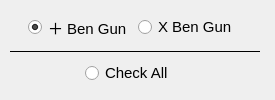
       <widget class="QWidget" name="widget_7" native="true">
        <layout class="QGridLayout" name="gridLayout_10">
         <property name="leftMargin">
          <number>4</number>
         </property>
         <property name="rightMargin">
          <number>9</number>
         </property>
         <item row="3" column="1" colspan="2" alignment="Qt::AlignHCenter">
          <widget class="Line" name="line_15">
           <property name="sizePolicy">
            <sizepolicy hsizetype="Fixed" vsizetype="Fixed">
             <horstretch>0</horstretch>
             <verstretch>0</verstretch>
            </sizepolicy>
           </property>
           <property name="minimumSize">
            <size>
             <width>250</width>
             <height>0</height>
            </size>
           </property>
           <property name="font">
            <font>
             <family>Arial</family>
             <pointsize>11</pointsize>
            </font>
           </property>
           <property name="frameShadow">
            <enum>QFrame::Plain</enum>
           </property>
           <property name="orientation">
            <enum>Qt::Horizontal</enum>
           </property>
          </widget>
         </item>
         <item row="2" column="2" colspan="2" alignment="Qt::AlignLeft">
          <widget class="QRadioButton" name="crossBenGun">
           <property name="sizePolicy">
            <sizepolicy hsizetype="Preferred" vsizetype="Fixed">
             <horstretch>0</horstretch>
             <verstretch>0</verstretch>
            </sizepolicy>
           </property>
           <property name="minimumSize">
            <size>
             <width>100</width>
             <height>0</height>
            </size>
           </property>
           <property name="font">
            <font>
             <family>Arial</family>
             <pointsize>11</pointsize>
            </font>
           </property>
           <property name="mouseTracking">
            <bool>false</bool>
           </property>
           <property name="focusPolicy">
            <enum>Qt::NoFocus</enum>
           </property>
           <property name="styleSheet">
            <string notr="true"/>
           </property>
           <property name="text">
            <string>X Ben Gun</string>
           </property>
           <property name="autoExclusive">
            <bool>false</bool>
           </property>
           <attribute name="buttonGroup">
            <string notr="true">merOrientationButtonGroup</string>
           </attribute>
          </widget>
         </item>
         <item row="2" column="0" colspan="2" alignment="Qt::AlignRight">
          <widget class="QRadioButton" name="plusBenGun">
           <property name="sizePolicy">
            <sizepolicy hsizetype="Preferred" vsizetype="Fixed">
             <horstretch>0</horstretch>
             <verstretch>0</verstretch>
            </sizepolicy>
           </property>
           <property name="minimumSize">
            <size>
             <width>100</width>
             <height>0</height>
            </size>
           </property>
           <property name="font">
            <font>
             <family>Arial</family>
             <pointsize>11</pointsize>
            </font>
           </property>
           <property name="mouseTracking">
            <bool>false</bool>
           </property>
           <property name="focusPolicy">
            <enum>Qt::NoFocus</enum>
           </property>
           <property name="styleSheet">
            <string notr="true"/>
           </property>
           <property name="text">
            <string>＋ Ben Gun</string>
           </property>
           <property name="checked">
            <bool>true</bool>
           </property>
           <property name="autoExclusive">
            <bool>false</bool>
           </property>
           <attribute name="buttonGroup">
            <string notr="true">merOrientationButtonGroup</string>
           </attribute>
          </widget>
         </item>
         <item row="4" column="0" colspan="4" alignment="Qt::AlignHCenter">
          <widget class="QRadioButton" name="planAllMER">
           <property name="sizePolicy">
            <sizepolicy hsizetype="Fixed" vsizetype="Fixed">
             <horstretch>0</horstretch>
             <verstretch>0</verstretch>
            </sizepolicy>
           </property>
           <property name="minimumSize">
            <size>
             <width>100</width>
             <height>0</height>
            </size>
           </property>
           <property name="font">
            <font>
             <family>Arial</family>
             <pointsize>11</pointsize>
            </font>
           </property>
           <property name="mouseTracking">
            <bool>false</bool>
           </property>
           <property name="focusPolicy">
            <enum>Qt::NoFocus</enum>
           </property>
           <property name="styleSheet">
            <string notr="true"/>
           </property>
           <property name="text">
            <string>Check All</string>
           </property>
           <property name="autoExclusive">
            <bool>false</bool>
           </property>
          </widget>
         </item>
        </layout>
       </widget>
